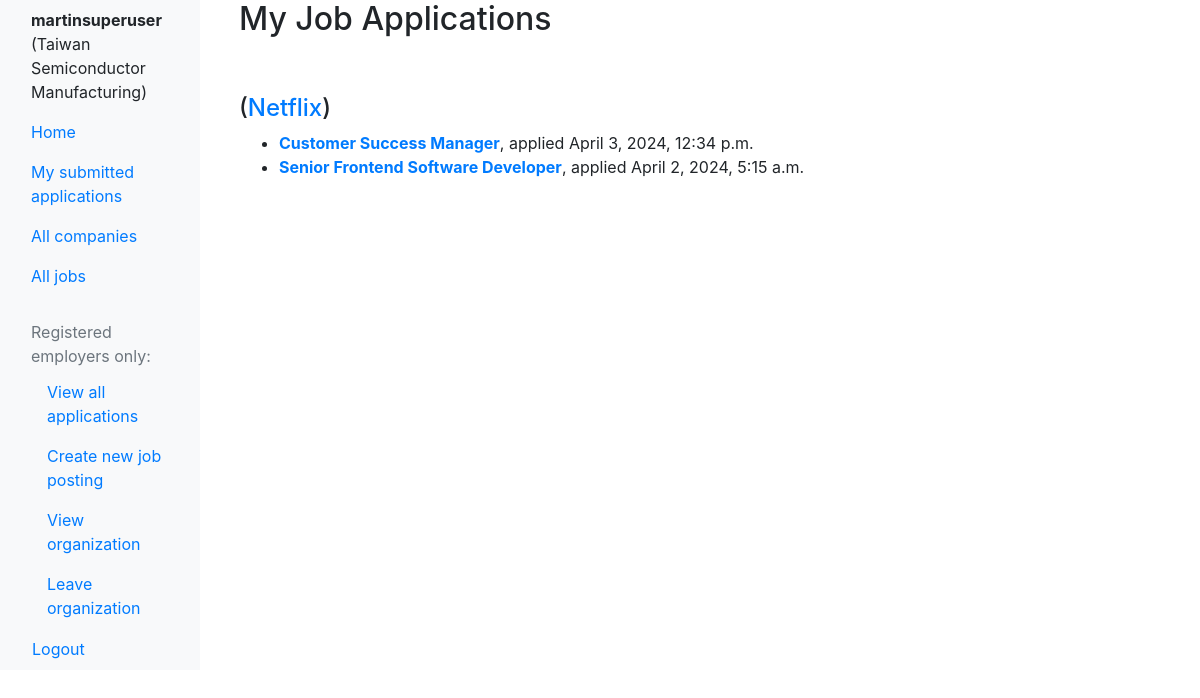
The page /job_applications/my_applications/ (signed in) on the database its author committed.
### core/models.py (models this page shows)
class UserProfile(models.Model):
    user = models.OneToOneField(settings.AUTH_USER_MODEL, on_delete=models.CASCADE, related_name='profile')
    organization = models.ForeignKey('job_catalog.EmployerOrganization', on_delete=models.SET_NULL, null=True, blank=True, related_name='user_profiles')

### job_catalog/models.py (models this page shows, shortened)
class EmployerOrganization(models.Model):
    employer_org_name = models.CharField(max_length = 50)
    employer_org_description_box = models.TextField(
        default = 'Describe your organization, but not a specific role or requirements',
        blank = False  #we do not allow job posters to create employer orgs without a description
        )
    representative_claim_token = models.CharField(max_length = 16, default = "join")

class JobPosting(models.Model):
    organization = models.ForeignKey(EmployerOrganization, on_delete=models.CASCADE, default = 1)  #we wanted cascaded deletion but FYI django requires explicit selection of on_delete
    title = models.CharField(max_length=100)
    role_overview = models.TextField()
    role_requirements_and_preferences = models.TextField()
    action_steps = models.TextField()
    post_date = models.DateTimeField(auto_now=True)
    expiration_date = models.DateTimeField(default=timezone.now() + timezone.timedelta(days=90))
    is_active = models.BooleanField(default=True)

### job_applications/models.py (models this page shows, shortened)
class JobApplication(models.Model):
    user = models.ForeignKey(settings.AUTH_USER_MODEL, on_delete=models.CASCADE, related_name='job_applications')
    job_posting = models.ForeignKey(JobPosting, on_delete=models.CASCADE, related_name='applications')
    submit_date = models.DateTimeField(auto_now_add=True)
    def resume_upload_path(self, filename):
        return 'applicant_resumes/org_{0}/job_{1}/{2}'.format(
            self.job_posting.organization.id,
            self.job_posting.id,
            filename
        )
    resume = models.FileField(upload_to=resume_upload_path, null=True, blank=True)
    linkedin_url = models.URLField(max_length=250, blank=True)
    portfolio_url = models.URLField(max_length=250, blank=True)
    email_address = models.EmailField(max_length=50)
    phone_number = models.CharField(max_length=20)
    class Meta:
        unique_together = ('user', 'job_posting')

### job_applications/views.py (the view)
# urls.py: path('my_applications/', my_job_applications, name='my_job_applications'),
def my_job_applications(request):
    if not request.user.is_authenticated:
        return redirect(reverse('core:login_start'))
    job_applications = JobApplication.objects.filter(user=request.user).select_related(
        'job_posting__organization').order_by('-submit_date')
    applications_grouped = defaultdict(list)
    for job_app in job_applications:
        applications_grouped[job_app.job_posting.organization].append(job_app)
    context = {
        'applications_grouped': dict(applications_grouped)
    }
    return render(request, 'job_applications/users_job_applications.html', context)

### core/context_processors.py (called while the page is built)
def global_user_groups(request):
    is_job_poster = False
    if request.user.is_authenticated:
        is_job_poster = request.user.groups.filter(name='JobPosters').exists()
    return {
        'is_job_poster': is_job_poster,
    }

### templates/job_applications/users_job_applications.html
{% extends 'base_generic.html' %}
{% block content %}
<div class="container">
    <h2>My Job Applications</h2>
    {% for org, applications in applications_grouped.items %}
        <br>
        <br>
        <h4>(<a href="{% url 'job_catalog:company_details' company_id=org.id %}">{{ org.employer_org_name }}</a>)</h4>
        <ul>
        {% for application in applications %}
            <li>
                <a href="{% url 'job_catalog:job_details' job_id=application.job_posting.id %}"><strong>{{ application.job_posting.title }}</strong></a>, applied {{ application.submit_date }}
            </li>
        {% endfor %}
        </ul>
    {% empty %}
        <p>You have not applied for any jobs yet.</p>
    {% endfor %}
</div>
{% endblock %}

### templates/base_generic.html (shortened to what this page needs)
<!DOCTYPE html>
<html lang="en">
<head>
    {% load static %}
    <link href="https://stackpath.bootstrapcdn.com/bootstrap/4.5.2/css/bootstrap.min.css" rel="stylesheet">
    <link href="{% static 'css/styles.css' %}" rel="stylesheet">
</head>
<body>
    <div class="container-fluid">
        <div class="row">
            <nav class="col-md-2 d-none d-md-block bg-light sidebar">
                {% if request.user.is_authenticated %}
                    <div class="welcome-message py-2 px-3">
                        <strong>{{ request.user.username }}</strong>
                        {% if request.user.profile.organization %}
                            ({{ request.user.profile.organization.employer_org_name }})
                        {% endif %}
                    </div>
                {% endif %}
                <div class="sidebar-sticky">
                    <ul class="nav flex-column">
                        <li class="nav-item">
                            <a class="nav-link active" href="{% url 'core:home' %}">Home</a>
                        </li>
                        <li class="nav-item">
                            <a class="nav-link" href="{% url 'job_applications:my_job_applications' %}">My submitted applications</a>
                        </li>
                        <li class="nav-item">
                            <a class="nav-link" href="{% url 'job_catalog:all_companies' %}">All companies</a>
                        </li>
                        <li class="nav-item">
                            <a class="nav-link" href="{% url 'job_catalog:all_jobs' %}">All jobs</a>
                        </li>
                        {% if request.user.is_authenticated %}
                            {% if not is_job_poster %}
                                <li class="nav-item sidebar-heading px-3 mt-4 mb-1 text-muted">
                                    Prospective employers only:
                                </li>
                                <li class="nav-item">
                                    <a class="nav-link ml-3" href="{% url 'core:claim_organization' %}">Claim organization</a>
                                </li>
                                <li class="nav-item">
                                    <a class="nav-link ml-3" href="{% url 'job_catalog:create_organization' %}">Create organization</a>
                                </li>
                            {% else %}
                                <li class="nav-item sidebar-heading px-3 mt-4 mb-1 text-muted">
                                    Registered employers only:
                                </li>
                                <li class="nav-item">
                                    <a class="nav-link ml-3" href="{% url 'job_applications:employer_applications' %}">View all applications</a>
                                </li>
                                <li class="nav-item">
                                    <a class="nav-link ml-3" href="{% url 'job_catalog:create_job_posting' %}">Create new job posting</a>
                                </li>
                                <li class="nav-item">
                                    <a class="nav-link ml-3" href="{% url 'job_catalog:company_details' company_id=request.user.profile.organization.id %}">View organization</a>
                                </li>
                                <li class="nav-item">
                                    <a class="nav-link ml-3" href="{% url 'core:leaving_organization' %}">Leave organization</a>
                                </li>
                            {% endif %}
                            <li class="nav-item">
                                <form action="{% url 'core:logout' %}" method="post">
                                    <button type="submit" class="btn btn-link nav-link px-3">Logout</button>
                                </form>
                            </li>
                        {% endif %}
                    </ul>
                </div>
            </nav>
            <main role="main" class="col-md-9 ml-sm-auto col-lg-10 px-md-4">
                {% block content %}{% endblock content %}
            </main>
        </div>
    </div>
</body>
</html>

### rows shown on the page
EmployerOrganization: employer_org_name "Netflix"
JobApplication: job_posting "Customer Success Manager", submit_date "April 3, 2024, 12:34 p.m."
JobApplication: job_posting "Senior Frontend Software Developer", submit_date "April 2, 2024, 5:15 a.m."

### other values the page prints
{{ request.user.username }} "martinsuperuser"
{{ request.user.profile.organization.employer_org_name }} "Taiwan Semiconductor Manufacturing"
